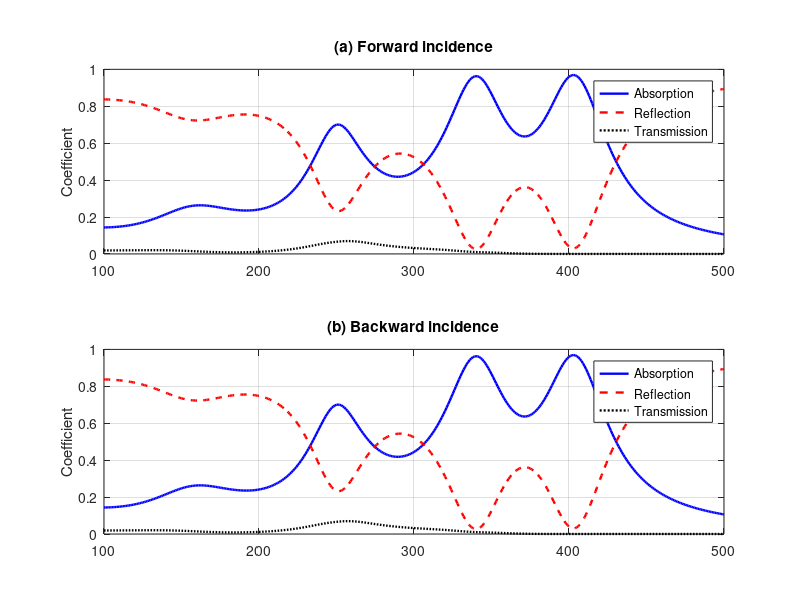

Reproduce this figure in MATLAB.
clear;
clc;
close all;

%% 1. 频率与空气参数

f = 100:1:500;
omega = 2*pi*f;
Nf = length(f);

rho0 = 1.29;
c0 = 343;
eta = 1.89e-5;
kappa = 0.026;
Cv = 712;
gamma = 1.4;

P0 = rho0*c0^2/gamma;
Z0 = rho0*c0;

nu = eta/rho0;
mu_bar = kappa/(rho0*Cv);

%% 2. 四个单胞结构参数

Nc = 4;


t = 1e-3 * [
    2 2 2;
    2 2 2;
    2 2 2;
    2 2 2
];

% 微穿孔板孔径，单位 m

d = 1e-3 * [
    1 0.8 4;
    2 0.8 3;
    3 0.8 2;
    4 0.8 1
];

% 两个腔体深度，单位 m

H = 1e-3 * [
    47 47;
    47 47;
    47 47;
    47 47
];

% 单胞横截面尺寸

W = 30e-3;
L = 30e-3;

% 微穿孔板孔数

n_holes = [
    1 1 1;
    1 1 1;
    1 1 1;
    1 1 1
];

% 穿孔率

phi = pi*d.^2.*n_holes/(4*W*L);

% 面积权重

area = W*L*ones(1,Nc);
weight = area/sum(area);

%% 3. 微穿孔板阻抗

Zp = zeros(Nc,3,Nf);

for s = 1:Nc

    for j = 1:3

        y = (d(s,j)/2)./sqrt(eta./(rho0*omega));

        q = y*sqrt(-1i);

        F = 1-2*besselj(1,q)./ ...
            (q.*besselj(0,q));

        Z_temp = ...
            1i*omega*rho0*t(s,j)./ ...
            (phi(s,j).*F) ...
            + sqrt(2)*eta*y./ ...
            (phi(s,j)*d(s,j)) ...
            + 1i*0.85*omega*rho0*d(s,j)/phi(s,j);

        Zp(s,j,:) = reshape(Z_temp,1,1,Nf);

    end

end

%% 4. Full Stinson Model

N = 200;

Sv = zeros(size(omega));
St = zeros(size(omega));

for m = 0:N

    am = (2*m+1)*pi/W;

    for n = 0:N

        bn = (2*n+1)*pi/L;

        lambda2 = am^2+bn^2;
        wmn = 1/(am^2*bn^2);

        Sv = Sv + wmn*lambda2./ ...
            (lambda2+1i*omega/nu);

        St = St + wmn*lambda2./ ...
            (lambda2+1i*omega/mu_bar);

    end

end

factor = 64/(W^2*L^2);

Fv = factor*Sv;
Ft = factor*St;

rho_eff = rho0./(1-Fv);

K_eff = gamma*P0./ ...
    (1+(gamma-1)*Ft);

k_eff = omega.*sqrt(rho_eff./K_eff);
Z_eff = sqrt(rho_eff.*K_eff);

%% 5. 四个单胞传递矩阵

T_cell = zeros(2,2,Nc,Nf);

for s = 1:Nc

    for ii = 1:Nf

        Tp1 = [1,Zp(s,1,ii);0,1];
        Tp2 = [1,Zp(s,2,ii);0,1];
        Tp3 = [1,Zp(s,3,ii);0,1];

        k = k_eff(ii);
        Z = Z_eff(ii);

        Tc1 = [
            cos(k*H(s,1)), ...
            1i*Z*sin(k*H(s,1));
            1i*sin(k*H(s,1))/Z, ...
            cos(k*H(s,1))
        ];

        Tc2 = [
            cos(k*H(s,2)), ...
            1i*Z*sin(k*H(s,2));
            1i*sin(k*H(s,2))/Z, ...
            cos(k*H(s,2))
        ];

        Tm = Tp1*Tc1*Tp2*Tc2*Tp3;

        T_cell(:,:,s,ii) = Tm;

    end

end

%% 6. 四单胞并联

T_total = zeros(2,2,Nf);

tau = zeros(1,Nf);
rf = zeros(1,Nf);
rb = zeros(1,Nf);

for ii = 1:Nf

    Y_total = zeros(2,2);

    for s = 1:Nc

        Tm = T_cell(:,:,s,ii);

        A = Tm(1,1);
        B = Tm(1,2);
        C = Tm(2,1);
        D = Tm(2,2);

        % 单胞导纳矩阵

        Ys = [
            D/B, C-A*D/B;
            1/B, -A/B
        ];

        % 面积加权并联

        Y_total = Y_total+weight(s)*Ys;

    end

    % 导纳矩阵恢复传递矩阵

    Y11 = Y_total(1,1);
    Y12 = Y_total(1,2);
    Y21 = Y_total(2,1);
    Y22 = Y_total(2,2);

    A = -Y22/Y21;
    B = 1/Y21;
    C = Y12-Y11*Y22/Y21;
    D = Y11/Y21;

    Tm = [A B;C D];

    T_total(:,:,ii) = Tm;

    % 散射参数
    % 适用于互易双端口

    den = A+B/Z0+C*Z0+D;

    tau(ii) = 2/den;

    rf(ii) = (A+B/Z0-C*Z0-D)/den;

    rb(ii) = (-A+B/Z0-C*Z0+D)/den;

end

%% 7. 正反向吸声

Rf = abs(rf).^2;
Rb = abs(rb).^2;
Tr = abs(tau).^2;

alpha_f = 1-Rf-Tr;
alpha_b = 1-Rb-Tr;

%% 8. 散射矩阵特征值

% 沿用原代码的排列方式：
%
% S = [tau rb;
%      rf  tau]
%
% 注意：这是重新排列的散射矩阵，
% 其特征值简并不等同于标准端口散射矩阵的EP。

delta = sqrt(rf.*rb);

lambda_plus = tau+delta;
lambda_minus = tau-delta;

EP_diff = abs(lambda_plus-lambda_minus);




%% 11. 四个相同单胞并联一致性验证

% 仅当四个单胞的参数完全相同时进行验证

same_t = all(all(abs(t-t(1,:))<1e-12));
same_d = all(all(abs(d-d(1,:))<1e-12));
same_H = all(all(abs(H-H(1,:))<1e-12));
same_n = all(all(n_holes==n_holes(1,:)));

if same_t && same_d && same_H && same_n

    max_error = 0;

    for ii = 1:Nf

        T_single = T_cell(:,:,1,ii);
        T_parallel = T_total(:,:,ii);

        error_now = max(abs(T_single(:)-T_parallel(:)));

        max_error = max(max_error,error_now);

    end

    fprintf('\n========== 并联一致性验证 ==========\n');
    fprintf('最大矩阵误差 = %.8e\n',max_error);

    if max_error < 1e-8
        fprintf('四单胞并联与单胞结果一致。\n');
    else
        warning('一致性验证未通过。');
    end

else

    fprintf('\n四单胞参数不同，跳过相同单胞验证。\n');

end

%% 12. 绘图

figure('Color','w','Position',[150 60 1050 900]);

subplot(2,1,1);

plot(f,alpha_f,'b-','LineWidth',1.7);
hold on;
plot(f,Rf,'r--','LineWidth',1.7);
plot(f,Tr,'k:','LineWidth',1.7);

title('(a) Forward incidence');
ylabel('Coefficient');

legend('Absorption','Reflection','Transmission', ...
    'Location','best');


grid on;
box on;

subplot(2,1,2);

plot(f,alpha_b,'b-','LineWidth',1.7);
hold on;
plot(f,Rb,'r--','LineWidth',1.7);
plot(f,Tr,'k:','LineWidth',1.7);

title('(b) Backward incidence');
ylabel('Coefficient');

legend('Absorption','Reflection','Transmission', ...
    'Location','best');

grid on;
box on;
